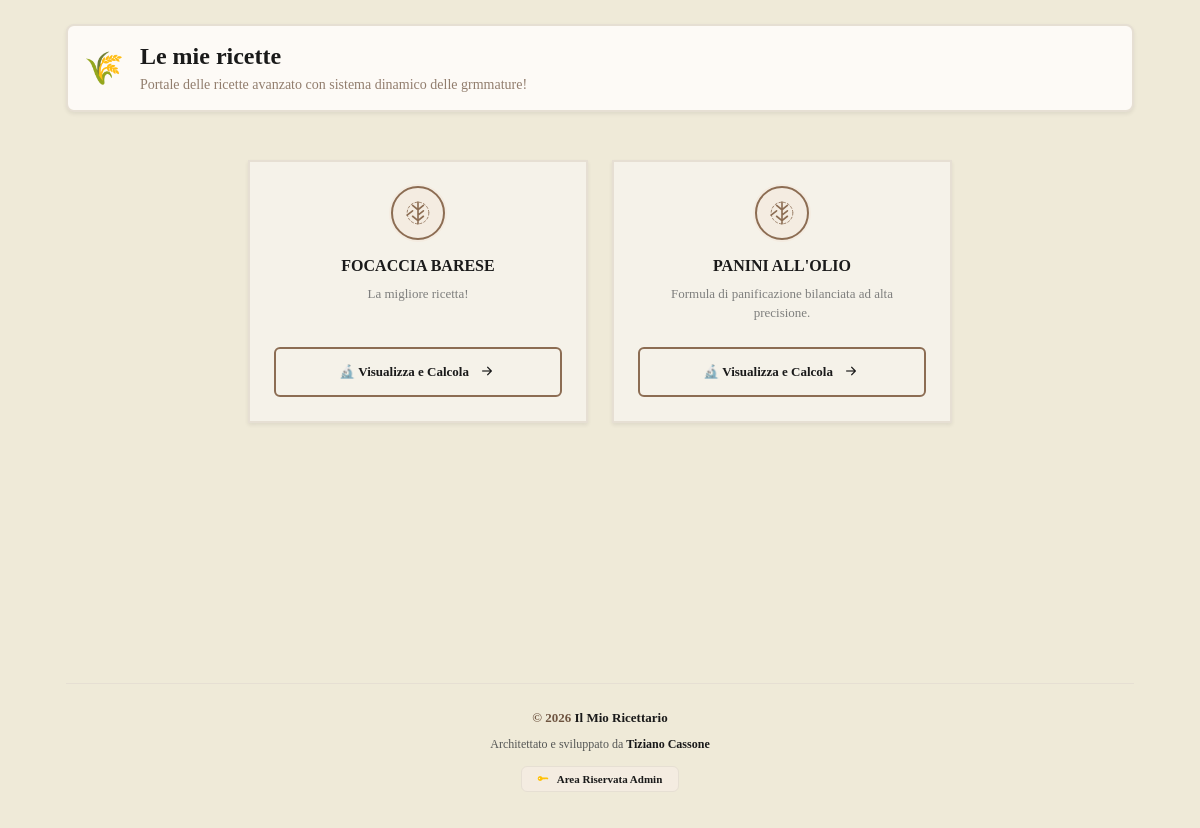
The page / on the database its author committed.
### models/setting.py (models this page shows, shortened)
class Setting(db.Model):
    __tablename__ = "settings"
    id = db.Column(
        db.Integer,
        primary_key=True
    )
    fresh_to_dry_ratio = db.Column(
        db.Float,
        default=3.0
    )
    tangzhong_flour_percent = db.Column(
        db.Float,
        default=5.0
    )
    tangzhong_liquid_multiplier = db.Column(
        db.Float,
        default=5.0
    )
    site_name = db.Column(
        db.String(100),
        default="Il Mio Ricettario"
    )
    site_description = db.Column(
        db.Text,
        default="Esplora le nostre antiche formule bilanciate professionali."
    )
    default_unit = db.Column(
        db.String(20),
        default="g"
    )
    allow_public_recipes = db.Column(
        db.Boolean,
        default=True
    )
    theme_active = db.Column(
        db.String(50),
        default="modern"
    )

### models/recipe.py (models this page shows, shortened)
class Recipe(db.Model):
    __tablename__ = "recipes"
    id = db.Column(
        db.Integer,
        primary_key=True
    )
    name = db.Column(
        db.String(255),
        nullable=False
    )
    slug = db.Column(
        db.String(255),
        unique=True,
        nullable=False
    )
    badge_text = db.Column(
        db.String(100),
        nullable=True,
        default="Antica Formula Bilanciata"
    )
    description = db.Column(
        db.Text
    )
    instructions = db.Column(
        db.Text
    )
    image = db.Column(
        db.String(255)
    )
    icon = db.Column(
        db.String(50),
        nullable=False,
        default="bi-journal-text"
    )
    is_published = db.Column(
        db.Boolean,
        default=True
    )
    temp_chiusura = db.Column(
        db.Float,
        nullable=True,
        default=24.0
    )
    tempo_autolisi = db.Column(
        db.Integer,
        nullable=True,
        default=0
    )
    tempo_puntata = db.Column(
        db.Integer,
        nullable=True,
        default=120
    )
    tempo_appretto = db.Column(
        db.Integer,
        nullable=True,
        default=60
    )
    show_chiusura = db.Column(
        db.Boolean,
        default=True
    )
    show_autolysis = db.Column(
        db.Boolean,
        default=True
    )
    show_puntata = db.Column(
        db.Boolean,
        default=True
    )
    puntata_fino_al_raddoppio = db.Column(
        db.Boolean,
        default=False
    )
    show_appretto = db.Column(
        db.Boolean,
        default=True
    )
    fermentation_type = db.Column(
        db.String(50),
        nullable=False,
        default="diretto"  # 'diretto', 'poolish', 'biga'
    )
    preferment_instructions = db.Column(
        db.Text,
        nullable=True
    )
    yeast_ratio = db.Column(
        db.Float,
        nullable=False,
        default=3.0
    )
    yeast_fresh_saved = db.Column(
        db.Float,
        nullable=True,
        default=3.0
    )
    yeast_dry_saved = db.Column(
        db.Float,
        nullable=True,
        default=1.0
    )
    created_at = db.Column(
        db.DateTime,
        default=datetime.utcnow
    )
    updated_at = db.Column(
        db.DateTime,
        default=datetime.utcnow,
        onupdate=datetime.utcnow
    )
    ingredients = db.relationship(
        "RecipeIngredient",
        backref="recipe",
        cascade="all, delete-orphan",
        lazy=True,
        order_by="RecipeIngredient.sort_order"
    )
    features = db.relationship(
        "RecipeFeature",
        backref="recipe",
        cascade="all, delete-orphan",
        lazy=True
    )
    pans = db.relationship(
        "MasterBakeryPan",
        secondary=recipe_pans,
        lazy="subquery",
        backref=db.backref("recipes", lazy=True)
    )

### routes/recipes.py (the view)
@recipes_bp.route("/")
def list_recipes():
    recipes = Recipe.query.order_by(
        Recipe.name
    ).all()
    return render_template(
        "recipes_list.html",
        recipes=recipes
    )

### app.py (called while the page is built)
@app.context_processor
def inject_global_settings():
    setting_record = Setting.query.order_by(Setting.id.desc()).first()
    return dict(
        settings_data=setting_record
    )

### templates/recipes_list.html (shortened to what this page needs)
{% extends "base.html" %}
{% block content %}
<div class="container px-3 px-sm-4 pt-0 pb-4 d-flex flex-column min-vh-100">
    <div class="mt-0 mb-5 p-3 rounded-3 shadow-sm text-center text-md-start"
         style="background-color: #fdfaf6; border: 2px solid #e6dfd3 !important;">
        <div class="row align-items-center g-3">
            <div class="col-12 col-md-auto d-flex justify-content-center">
                <span class="fs-2">🌾</span>
            </div>
            <div class="col-12 col-md">
                <h1 class="h4 fw-bold mb-1 tracking-tight" style="color: #4a3321; font-family: 'Georgia', serif;">
                    {{ settings_data.site_name if settings_data and settings_data.site_name else "L'Arte Bianca - Ricettario Dinamico" }}
                </h1>
                <p class="mb-0 small fw-medium opacity-75" style="color: #6e5440; line-height: 1.4;">
                    {{ settings_data.site_description if settings_data and settings_data.site_description else "Esplora le nostre antiche formule bilanciate professionali." }}
                </p>
            </div>
        </div>
    </div>
    <div class="row g-4 justify-content-center mb-5 flex-grow-1 align-content-start">
        {% if recipes %}
            {% for recipe in recipes %}
            <div class="col-12 col-sm-6 col-lg-4 d-flex justify-content-center">
                <div class="card shadow-sm rounded-3 overflow-hidden card-recipe-hover transition-all w-100"
                     style="background-color: #fdfaf6; border: 2px solid #e6dfd3 !important; max-width: 380px;">
                    <div class="card-body p-4 d-flex flex-column justify-content-between text-center">
                        <div class="d-flex flex-column align-items-center">
                            <div class="d-inline-flex align-items-center justify-content-center rounded-circle mb-3"
                                 style="width: 54px; height: 54px; background-color: #f4ece1; border: 2px double #8c6d53; box-shadow: 0 0 0 2px #f4ece1;">
                            </div>
                            <h2 class="h6 fw-bold mb-2 tracking-wide text-uppercase" style="color: #4a3321; font-family: 'Georgia', serif;">
                                {{ recipe.name }}
                            </h2>
                            <p class="small lh-base text-muted mb-4 opacity-75 px-1 text-truncate-2" style="color: #6e5440; font-weight: 500; font-size: 13px;">
                                {{ recipe.description if recipe.description else "Formula tecnica bilanciata." }}
                            </p>
                        </div>
                        <a href="{{ url_for('recipes.public_detail', slug=recipe.slug) }}"
                           class="btn w-100 fw-bold py-2 rounded-2 shadow-none transition-all d-flex align-items-center justify-content-center gap-2 btn-vintage-action"
                           style="font-size: 13px;">
                            <span>🔬 Visualizza e Calcola</span>
                            <i class="bi bi-arrow-right-short fs-5"></i>
                        </a>
                    </div>
                </div>
            </div>
            {% endfor %}
        {% else %}
            <div class="col-12 text-center py-5">
                <div class="fs-6 fw-bold" style="color: #6e5440;">Nessuna formula pubblicata al momento nel database.</div>
            </div>
        {% endif %}
    </div>
    <footer class="mt-auto pt-4 pb-2 border-top text-center" style="border-color: #e6dfd3 !important;">
        <div class="d-flex flex-column align-items-center justify-content-center gap-2">
            <p class="fw-semibold mb-0" style="font-size: 13px; color: #6e5440;">
                © 2026 <a href="https://github.com/wifi75/IlMioRicettario" target="_blank" class="text-decoration-none fw-bold link-hover-underline" style="color: #8c6d53;">Il Mio Ricettario</a>
            </p>
            <p class="text-muted mb-1" style="font-size: 12px;">
                Architettato e sviluppato da <span class="text-dark fw-bold">Tiziano Cassone</span>
            </p>
            {% if not current_user.is_authenticated %}
            <div>
                <a href="/admin/login" class="btn btn-sm btn-light border fw-bold px-3 py-1 rounded-2 shadow-none d-inline-flex align-items-center gap-2" style="font-size: 11px; background-color: #f4ece1; color: #4a3321; border-color: #e6dfd3 !important;">
                    <i class="bi bi-key-fill text-warning"></i>
                    <span>Area Riservata Admin</span>
                </a>
            </div>
            {% endif %}
        </div>
    </footer>
</div>
{% endblock %}

### static/css/admin.css (style rules this page uses)
body { background:#f1f5f9; font-family:Segoe UI, Arial, sans-serif; }
.card { border:none; border-radius:18px; box-shadow:0 4px 18px rgba(0,0,0,.08); }
.btn { border-radius:10px; }
h1,h2,h3,h4,h5 { font-weight:700; }

### templates/base.html (style rules this page uses)
body.mulino_storico { background-color: #EFEAD8 !important; color: #3C2A21 !important; font-family: 'Georgia', serif !important; }
body.mulino_storico .card, body.mulino_storico .card-body { background-color: #F5F2E9 !important; border-color: #D0C9B1 !important; border-radius: 0px !important; color: #3C2A21 !important; }
body.mulino_storico h1, body.mulino_storico h2, body.mulino_storico h3, body.mulino_storico h4, body.mulino_storico h5, body.mulino_storico h6, body.mulino_storico .fw-bold { color: #1A1A1A !important; font-family: 'Georgia', serif !important; }

### templates/recipes_list.html (style rules this page uses)
.btn-vintage-action { background-color: transparent; color: #8c6d53; border: 2px solid #8c6d53; }
.card-recipe-hover { transition: transform 0.2s ease, box-shadow 0.2s ease; }
.text-truncate-2 { display: -webkit-box; -webkit-line-clamp: 2; -webkit-box-orient: vertical; overflow: hidden; }

### rows shown on the page
Setting: site_name "Le mie ricette", site_description "Portale delle ricette avanzato con sistema dinamico delle grmmature!"
Recipe: name "FOCACCIA BARESE", description "La migliore ricetta!"
Recipe: name "PANINI ALL'OLIO", description "Formula di panificazione bilanciata ad alta precisione."
